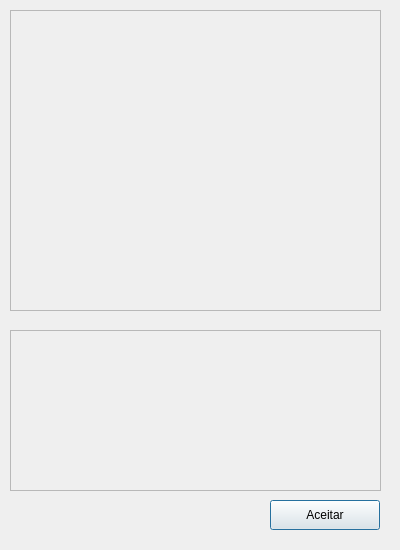
<?xml version="1.0" encoding="UTF-8"?>
<ui version="4.0">
 <class>Dialog</class>
 <widget class="QDialog" name="Dialog">
  <property name="geometry">
   <rect>
    <x>0</x>
    <y>0</y>
    <width>400</width>
    <height>550</height>
   </rect>
  </property>
  <property name="minimumSize">
   <size>
    <width>400</width>
    <height>550</height>
   </size>
  </property>
  <property name="maximumSize">
   <size>
    <width>400</width>
    <height>550</height>
   </size>
  </property>
  <property name="windowTitle">
   <string>Dialog</string>
  </property>
  <widget class="QPushButton" name="btn_aceite">
   <property name="geometry">
    <rect>
     <x>270</x>
     <y>500</y>
     <width>110</width>
     <height>30</height>
    </rect>
   </property>
   <property name="text">
    <string>Aceitar</string>
   </property>
  </widget>
  <widget class="QScrollArea" name="scrollArea">
   <property name="geometry">
    <rect>
     <x>10</x>
     <y>330</y>
     <width>371</width>
     <height>161</height>
    </rect>
   </property>
   <property name="widgetResizable">
    <bool>true</bool>
   </property>
   <widget class="QWidget" name="scrollAreaWidgetContents">
    <property name="geometry">
     <rect>
      <x>0</x>
      <y>0</y>
      <width>369</width>
      <height>159</height>
     </rect>
    </property>
    <widget class="QWidget" name="verticalLayoutWidget">
     <property name="geometry">
      <rect>
       <x>0</x>
       <y>10</y>
       <width>371</width>
       <height>41</height>
      </rect>
     </property>
     <layout class="QVBoxLayout" name="verticalLayout"/>
    </widget>
   </widget>
  </widget>
  <widget class="QScrollArea" name="scrollArea_2">
   <property name="geometry">
    <rect>
     <x>10</x>
     <y>10</y>
     <width>371</width>
     <height>301</height>
    </rect>
   </property>
   <property name="sizeAdjustPolicy">
    <enum>QAbstractScrollArea::AdjustToContents</enum>
   </property>
   <property name="widgetResizable">
    <bool>true</bool>
   </property>
   <widget class="QWidget" name="scrollAreaWidgetContents_2">
    <property name="geometry">
     <rect>
      <x>0</x>
      <y>0</y>
      <width>369</width>
      <height>299</height>
     </rect>
    </property>
   </widget>
  </widget>
 </widget>
 <resources/>
 <connections/>
</ui>
